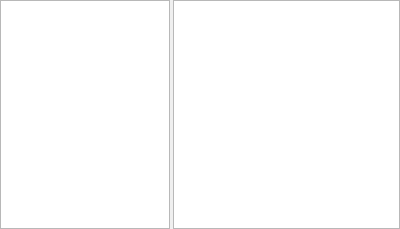
<?xml version="1.0" encoding="UTF-8"?>
<ui version="4.0">
 <class>Widget_TimePoints</class>
 <widget class="QWidget" name="Widget_TimePoints">
  <property name="geometry">
   <rect>
    <x>0</x>
    <y>0</y>
    <width>400</width>
    <height>229</height>
   </rect>
  </property>
  <property name="windowTitle">
   <string>Form</string>
  </property>
  <layout class="QHBoxLayout" name="horizontalLayout">
   <property name="spacing">
    <number>3</number>
   </property>
   <property name="leftMargin">
    <number>0</number>
   </property>
   <property name="topMargin">
    <number>0</number>
   </property>
   <property name="rightMargin">
    <number>0</number>
   </property>
   <property name="bottomMargin">
    <number>0</number>
   </property>
   <item>
    <widget class="MTableView" name="tableView">
     <property name="sizePolicy">
      <sizepolicy hsizetype="Preferred" vsizetype="Preferred">
       <horstretch>0</horstretch>
       <verstretch>0</verstretch>
      </sizepolicy>
     </property>
     <property name="minimumSize">
      <size>
       <width>0</width>
       <height>0</height>
      </size>
     </property>
     <property name="maximumSize">
      <size>
       <width>200</width>
       <height>16777215</height>
      </size>
     </property>
     <property name="editTriggers">
      <set>QAbstractItemView::AnyKeyPressed|QAbstractItemView::DoubleClicked|QAbstractItemView::EditKeyPressed|QAbstractItemView::SelectedClicked</set>
     </property>
     <property name="textElideMode">
      <enum>Qt::ElideMiddle</enum>
     </property>
     <attribute name="verticalHeaderVisible">
      <bool>false</bool>
     </attribute>
    </widget>
   </item>
   <item>
    <widget class="MChartView" name="chartView">
     <property name="minimumSize">
      <size>
       <width>0</width>
       <height>0</height>
      </size>
     </property>
    </widget>
   </item>
  </layout>
 </widget>
 <customwidgets>
  <customwidget>
   <class>MChartView</class>
   <extends>QGraphicsView</extends>
   <header>MyWidgets.MChart.MChart</header>
  </customwidget>
  <customwidget>
   <class>MTableView</class>
   <extends>QTableView</extends>
   <header>MyWidgets.MView.MTableView</header>
  </customwidget>
 </customwidgets>
 <resources/>
 <connections/>
</ui>
